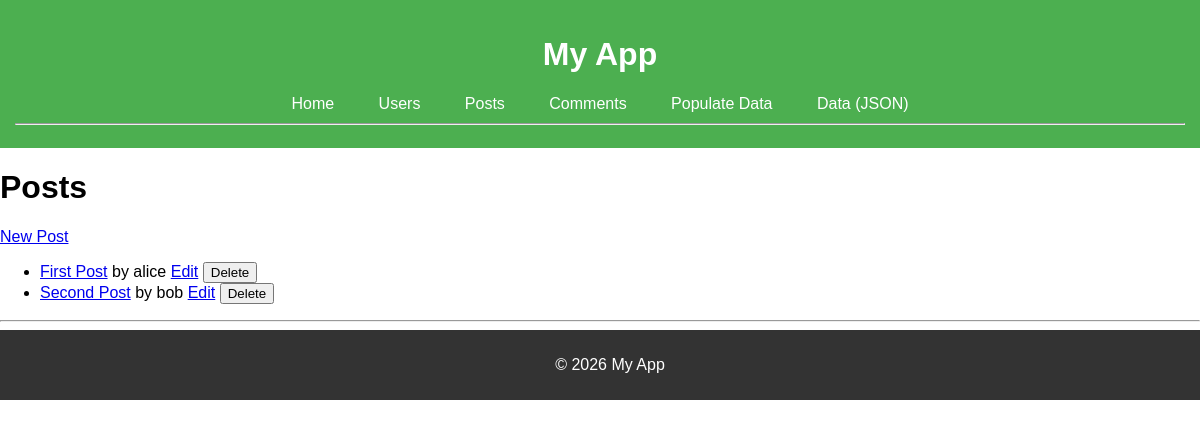
Page /posts on the earlier database version.
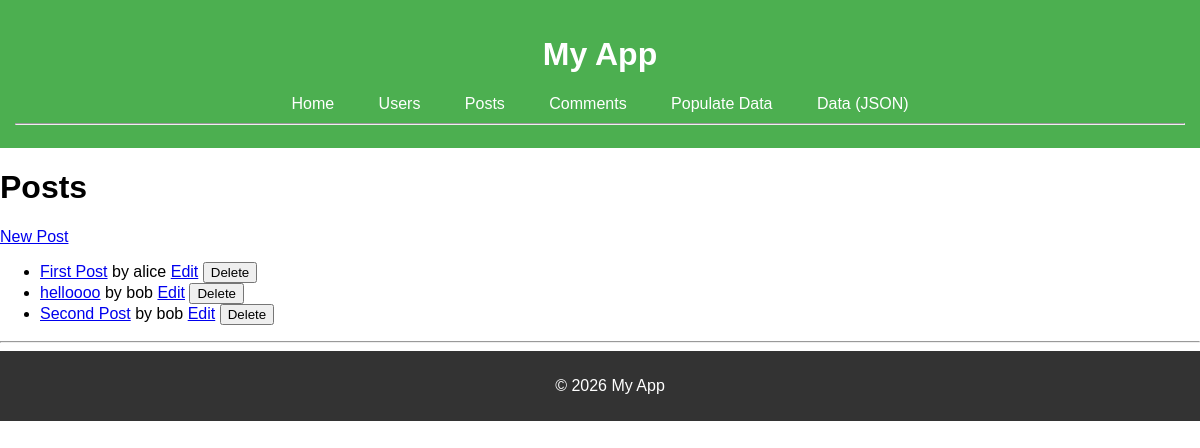
Same page on the later database version.
### models.py (models this page shows, shortened)
class Post(db.Model):
    id = db.Column(db.Integer, primary_key=True)
    title = db.Column(db.String(100), nullable=False)
    date_posted = db.Column(db.DateTime, nullable=False, default=datetime.utcnow)
    content = db.Column(db.Text, nullable=False)
    user_id = db.Column(db.Integer, db.ForeignKey('user.id'), nullable=False)
    comments = db.relationship('Comment', backref='post', lazy=True)

class User(db.Model):
    id = db.Column(db.Integer, primary_key=True)
    username = db.Column(db.String(20), unique=True, nullable=False)
    email = db.Column(db.String(120), unique=True, nullable=False)
    posts = db.relationship('Post', backref='author', lazy=True)
    comments = db.relationship('Comment', backref='commenter', lazy=True)

### main.py (the view)
@app.route('/posts')
def posts_index():
    posts_list = Post.query.all()
    return render_template('pages/posts/index.html', posts=posts_list)

### templates/pages/posts/index.html
{% extends 'layouts/base.html' %}
{% block content %}
<h1>Posts</h1>
<a href="{{ url_for('posts_new') }}">New Post</a>
<ul>
  {% for post in posts %}
  <li>
    <a href="{{ url_for('posts_show', id=post.id) }}">{{ post.title }}</a> by {{ post.author.username }}
    <a href="{{ url_for('posts_edit', id=post.id) }}">Edit</a>
    <form method="post" action="{{ url_for('posts_delete', id=post.id) }}" style="display:inline;">
      <button type="submit" onclick="return confirm('Delete post?')">Delete</button>
    </form>
  </li>
  {% endfor %}
</ul>
{% endblock %}

Differences in the rows shown:
added Post: title "helloooo", author.username "bob"
